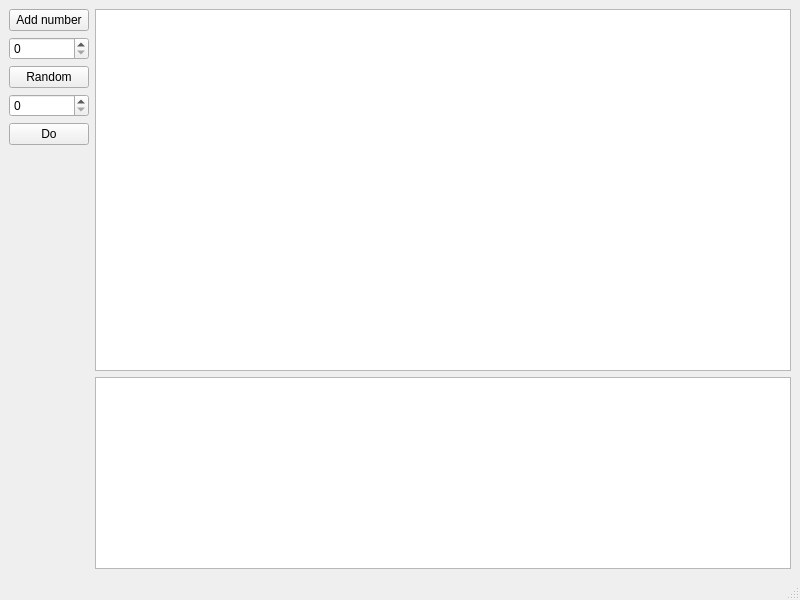
<?xml version="1.0" encoding="UTF-8"?>
<ui version="4.0">
 <class>MainWindow</class>
 <widget class="QMainWindow" name="MainWindow">
  <property name="geometry">
   <rect>
    <x>0</x>
    <y>0</y>
    <width>800</width>
    <height>600</height>
   </rect>
  </property>
  <property name="windowTitle">
   <string>MainWindow</string>
  </property>
  <widget class="QWidget" name="centralwidget">
   <layout class="QGridLayout" name="gridLayout" rowstretch="2,0">
    <item row="1" column="1">
     <widget class="QTextBrowser" name="textBrowser"/>
    </item>
    <item row="0" column="0">
     <layout class="QVBoxLayout" name="verticalLayout">
      <item>
       <widget class="QPushButton" name="pushButton">
        <property name="text">
         <string>Add number</string>
        </property>
       </widget>
      </item>
      <item>
       <widget class="QSpinBox" name="spinBox"/>
      </item>
      <item>
       <widget class="QPushButton" name="pushButton_2">
        <property name="text">
         <string>Random</string>
        </property>
       </widget>
      </item>
      <item>
       <widget class="QSpinBox" name="spinBox_2"/>
      </item>
      <item>
       <widget class="QPushButton" name="pushButton_3">
        <property name="text">
         <string>Do</string>
        </property>
       </widget>
      </item>
      <item>
       <spacer name="verticalSpacer">
        <property name="orientation">
         <enum>Qt::Vertical</enum>
        </property>
        <property name="sizeHint" stdset="0">
         <size>
          <width>20</width>
          <height>40</height>
         </size>
        </property>
       </spacer>
      </item>
     </layout>
    </item>
    <item row="0" column="1">
     <widget class="QTextBrowser" name="textBrowser_2">
      <property name="html">
       <string>&lt;!DOCTYPE HTML PUBLIC &quot;-//W3C//DTD HTML 4.0//EN&quot; &quot;http://www.w3.org/TR/REC-html40/strict.dtd&quot;&gt;
&lt;html&gt;&lt;head&gt;&lt;meta name=&quot;qrichtext&quot; content=&quot;1&quot; /&gt;&lt;meta charset=&quot;utf-8&quot; /&gt;&lt;style type=&quot;text/css&quot;&gt;
p, li { white-space: pre-wrap; }
hr { height: 1px; border-width: 0; }
li.unchecked::marker { content: &quot;\2610&quot;; }
li.checked::marker { content: &quot;\2612&quot;; }
&lt;/style&gt;&lt;/head&gt;&lt;body style=&quot; font-family:'Ubuntu'; font-size:11pt; font-weight:400; font-style:normal;&quot;&gt;
&lt;p style=&quot;-qt-paragraph-type:empty; margin-top:0px; margin-bottom:0px; margin-left:0px; margin-right:0px; -qt-block-indent:0; text-indent:0px;&quot;&gt;&lt;br /&gt;&lt;/p&gt;&lt;/body&gt;&lt;/html&gt;</string>
      </property>
     </widget>
    </item>
   </layout>
  </widget>
  <widget class="QMenuBar" name="menubar">
   <property name="geometry">
    <rect>
     <x>0</x>
     <y>0</y>
     <width>800</width>
     <height>22</height>
    </rect>
   </property>
  </widget>
  <widget class="QStatusBar" name="statusbar"/>
 </widget>
 <resources/>
 <connections/>
</ui>
